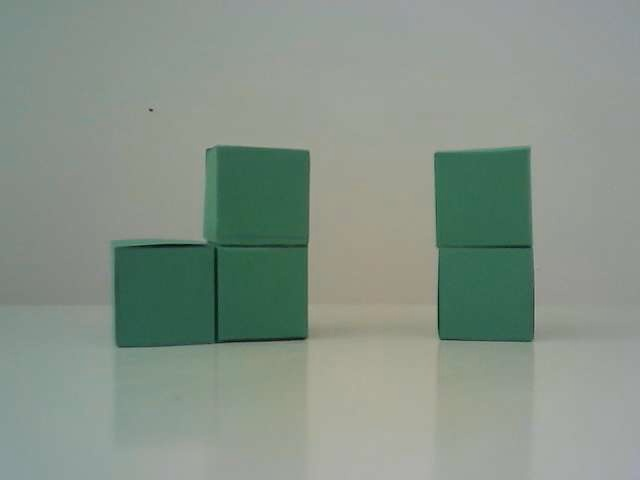
#> input picture sample_images/green_blocks_1.jpg, 640 x 480 px
$ python -i imageProcessing.py   (imports and definitions only)
#> lines starting #> are read from the running program, lines starting #| are printed output that depends on the picture
#> further down, picture is the input picture: shape (480, 640, 3); mean B, G, R 135.6, 146.4, 133.7
import numpy as np
from cv2 import cv2 as cv
from processing.geometry import mean_point

SOBEL_GRADIENT_X = 1
SOBEL_GRADIENT_Y = 2

class Blob:

    '''
        Classe che rappresenta una regione di una immagine
    '''

    # [20 lines left out: functions __init__, calc_min_rect, calc_bounding_rect, not called in this run]

def saveImage(img, filename="image.jpg"):
    cv.imwrite(filename, img)

def BGRtoRGB(frame):
    return cv.cvtColor(frame, code=cv.COLOR_BGR2RGB)

def GRAYtoRBG(frame):
    return cv.cvtColor(frame, code=cv.COLOR_GRAY2RGB)

# [6 lines left out: function blank, not called in this run]

def hstack(img1, img2):
    return cv.hconcat(src=[img1, img2])

def vstack(img1, img2):
    return cv.vconcat(src=[img1, img2])

# [9 lines left out: function crop, not called in this run]

def subtract(img1, img2):
    return cv.subtract(img1, img2)

def bitAnd(img1, img2):
    return cv.bitwise_and(img1, img2)

def bitOr(img1, img2):
    return cv.bitwise_or(img1, img2)

# [9 lines left out: function sub_frame, not called in this run]

def correct_brightness(frame, alpha, beta):
    return cv.convertScaleAbs(frame, alpha=alpha, beta=beta)


def sobel(frame, kernel_size = 3, scale = 1, delta = 0, gradient_dir = 0):
#> called with kernel_size = 3, scale = 1, delta = 0, gradient_dir = 0
    if len(frame.shape) == 3:
        gray = cv.cvtColor(frame, cv.COLOR_BGR2GRAY)
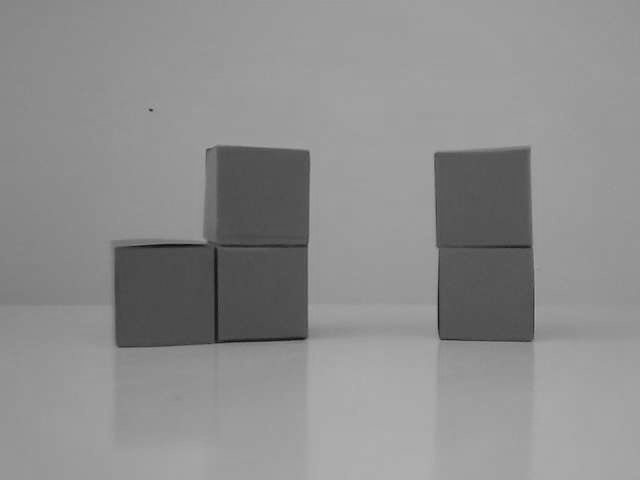
#> gray: shape (480, 640); min 13, max 175, mean 141.5
    else: gray = frame
    grad_x = cv.Sobel(gray, cv.CV_16S, 1, 0, ksize=kernel_size, scale=scale, delta=delta, borderType=cv.BORDER_DEFAULT)
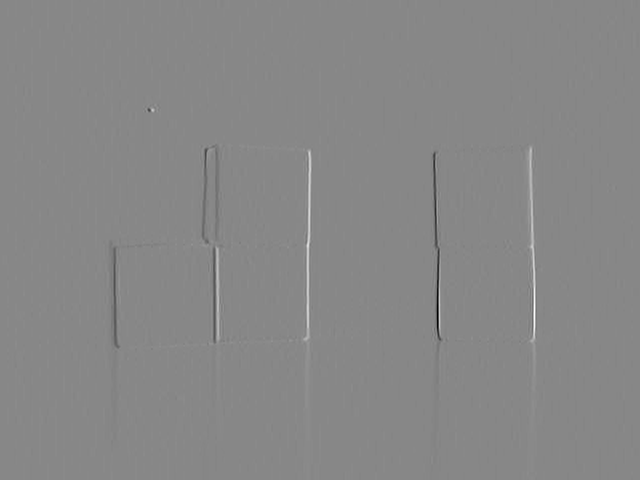
#> grad_x: shape (480, 640) int16; min -511, max 449, mean 0.2; drawn with min black and max white
    grad_y = cv.Sobel(gray, cv.CV_16S, 0, 1, ksize=kernel_size, scale=scale, delta=delta, borderType=cv.BORDER_DEFAULT)
    abs_grad_x = cv.convertScaleAbs(grad_x)
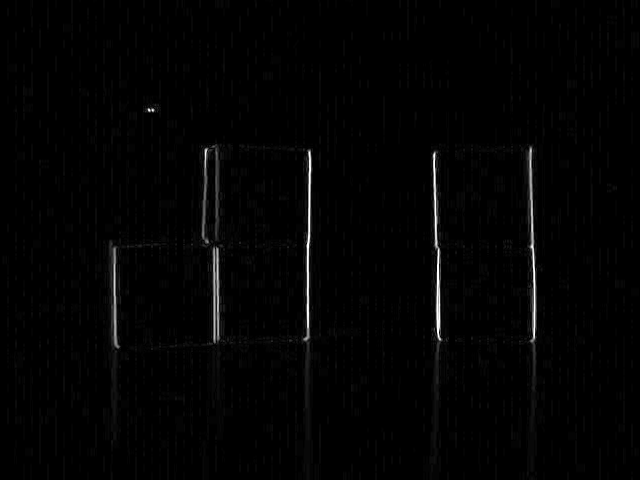
#> abs_grad_x: shape (480, 640); min 0, max 255, mean 3.1
    abs_grad_y = cv.convertScaleAbs(grad_y)
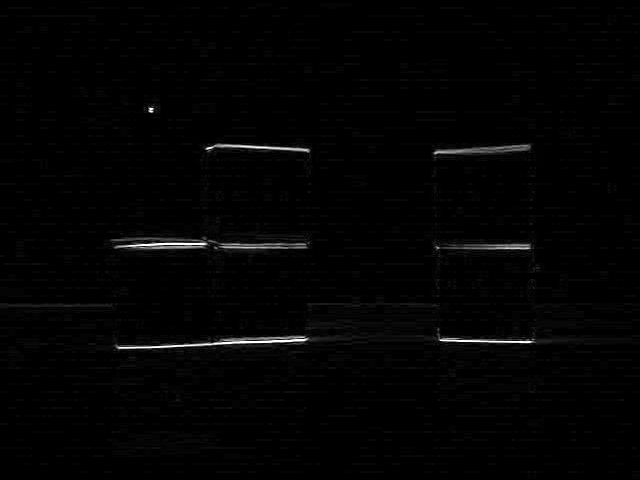
#> abs_grad_y: shape (480, 640); min 0, max 255, mean 3.1

    if gradient_dir == 1:
        return abs_grad_x
    if gradient_dir == 2:
        return abs_grad_y

    grad = cv.addWeighted(abs_grad_x, 0.5, abs_grad_y, 0.5, 0)
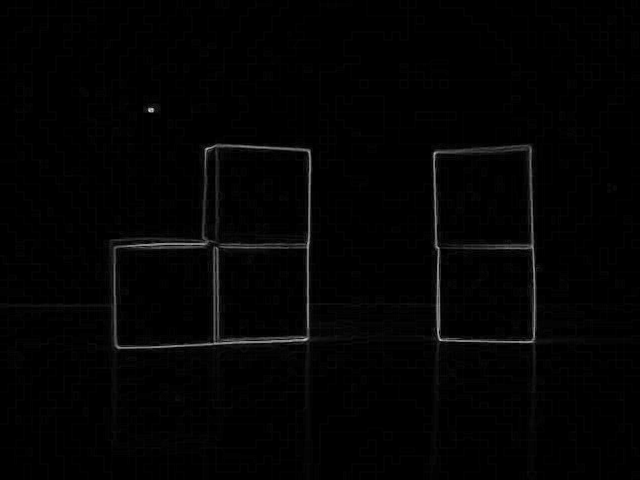
#> grad: shape (480, 640); min 0, max 212, mean 3.1
    return grad


def binary_threshold(frame, threshold):
    ret,filtered = cv.threshold(frame, threshold, 255, cv.THRESH_BINARY)
    return filtered


# [25 lines left out: functions extractColorHSV, blur, not called in this run]

def erosion(frame, size = 3, shape = cv.MORPH_RECT):
    element = cv.getStructuringElement(shape, (size, size), (size // 2, size // 2))
    return cv.erode(frame, element)

def dilation(frame, size = 3, shape = cv.MORPH_RECT):
    element = cv.getStructuringElement(shape, (size, size), (size // 2, size // 2))
    return cv.dilate(frame, element)

def close(frame, size=3, shape = cv.MORPH_RECT):
    element = cv.getStructuringElement(shape, (size, size), (size // 2, size // 2))
    return cv.morphologyEx(frame, cv.MORPH_CLOSE, element)


def find_contours(frame):
    contours, _ = cv.findContours(frame, cv.RETR_TREE, cv.CHAIN_APPROX_SIMPLE)
    return contours


# [9 lines left out: function find_blobs, not called in this run]

>>> import cv2
>>> picture = cv2.imread('../sample_images/green_blocks_1.jpg')
>>> result = sobel(picture)

$ run again, on sample_images/multicolor_1.jpg
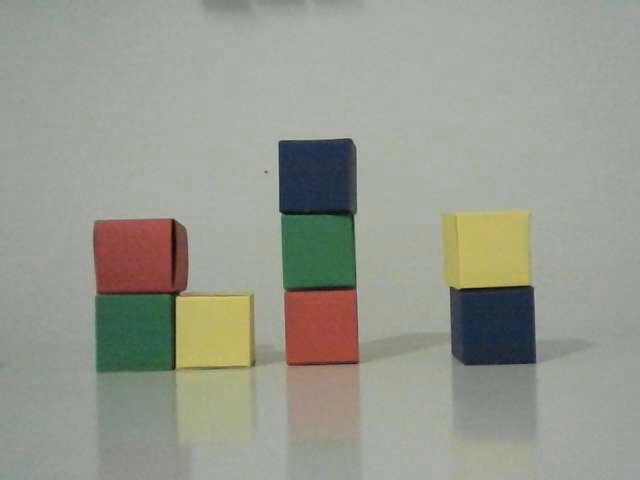
#> input picture sample_images/multicolor_1.jpg, 640 x 480 px
#> picture is the input picture: shape (480, 640, 3); mean B, G, R 142.5, 153.6, 151
#> in sobel, `grad_y = cv.Sobel(gray, cv.CV_16S, 0, 1, ksize=kernel_size, scale=scal..`:
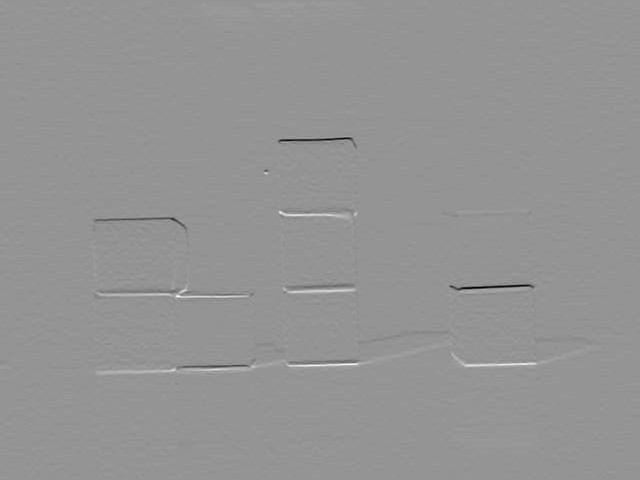
#> grad_y: shape (480, 640) int16; min -588, max 423, mean 0.1; drawn with min black and max white
#> in sobel, `grad = cv.addWeighted(abs_grad_x, 0.5, abs_grad_y, 0.5, 0)`:
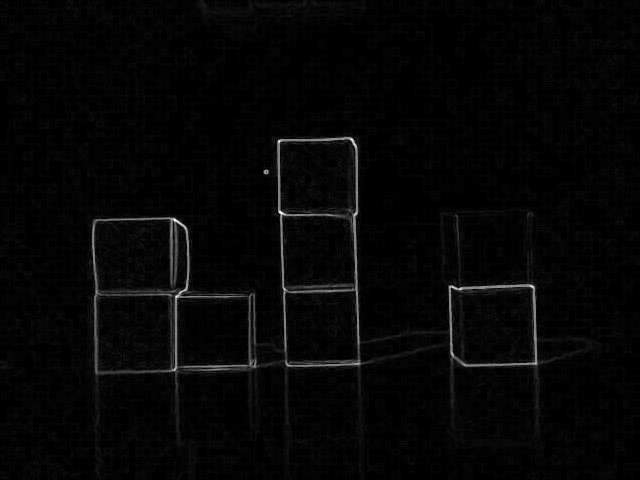
#> grad: shape (480, 640); min 0, max 255, mean 5.5

$ run again, on sample_images/multicolor_2.jpg
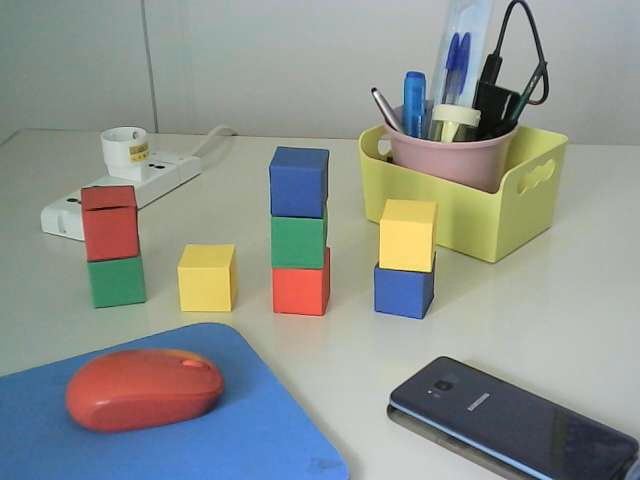
#> input picture sample_images/multicolor_2.jpg, 640 x 480 px
#> picture is the input picture: shape (480, 640, 3); mean B, G, R 142.1, 146.6, 141.6
#> in sobel, `grad_y = cv.Sobel(gray, cv.CV_16S, 0, 1, ksize=kernel_size, scale=scal..`:
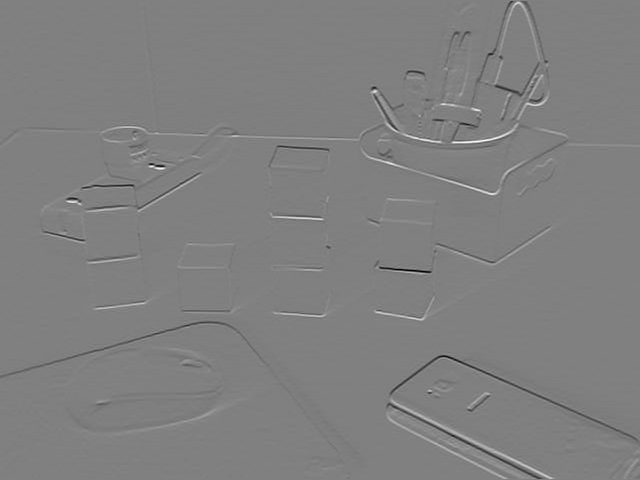
#> grad_y: shape (480, 640) int16; min -770, max 763, mean -0.6; drawn with min black and max white
#> in sobel, `grad = cv.addWeighted(abs_grad_x, 0.5, abs_grad_y, 0.5, 0)`:
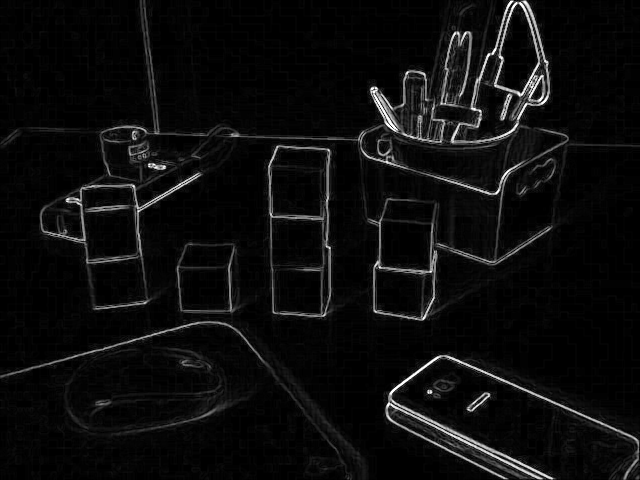
#> grad: shape (480, 640); min 0, max 255, mean 12.7
